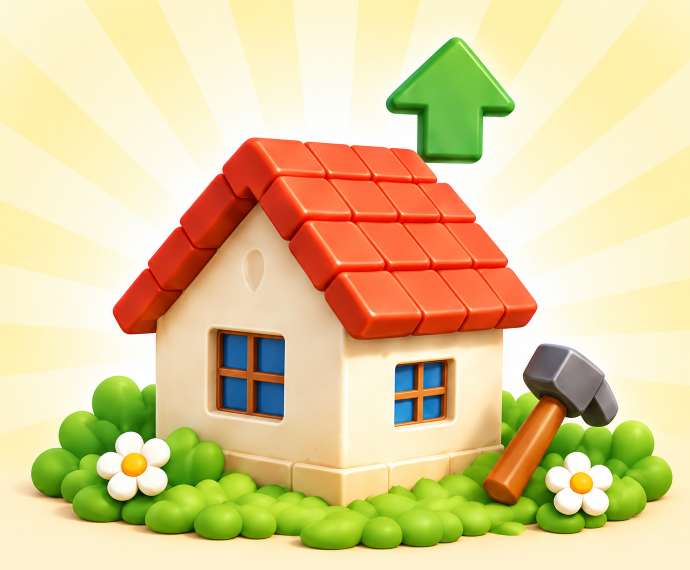
#> input picture design/screens/assets-event-faces-v1/raw/art-v3-event_build.png, 1380 x 1140 px, given in place of avatars_sheet.png, which was not available (shown at 1/2 size)
$ python continue_assets.py initial
#> lines starting #> are read from the running program, lines starting #| are printed output that depends on the picture; pictures that were not available may be replaced by others from this repository, and a replacement may not be noted
"""PIL only. Non-destructive sprite extraction, magenta dematte and audit.
All mutations are confined to assets-v3; README is updated separately by append.
"""
from pathlib import Path
from collections import Counter, deque
import argparse, hashlib, json, math
from PIL import Image, ImageDraw, ImageFont, ImageFilter, ImageOps

ROOT = Path(__file__).resolve().parents[1]
SCREEN = ROOT.parent
for sub in ('png', 'previews', 'comparisons', 'raw', 'references'):
    (ROOT/sub).mkdir(exist_ok=True)

def dump(path, obj):
    path.write_text(json.dumps(obj, ensure_ascii=False, indent=2)+'\n', encoding='utf-8')

def key_magenta(im):
    im = im.convert('RGBA')
    out=[]
    for r,g,b,a in im.getdata():
        diff=min(r,b)-g
        if r>210 and b>200 and diff>185:
            out.append((0,0,0,0)); continue
        if r>175 and b>140 and diff>100:
            opacity=max(0., min(1., (255-diff)/155))
            if opacity<.035:
                out.append((0,0,0,0)); continue
            r=round(max(0,min(255,(r-255*(1-opacity))/opacity)))
            b=round(max(0,min(255,(b-255*(1-opacity))/opacity)))
            g=round(max(0,min(255,g/opacity)))
            a=round(a*opacity)
        out.append((r,g,b,a))
#> this loop made 1573200 passes
#> (r, g, b, diff) on passes 1 to 3: (253, 248, 213, -35), (254, 249, 217, -32), (254, 248, 216, -32)
#> after the loop, out = 1573200 items
    im.putdata(out)
    # Remove remaining magenta spill only in the two-pixel silhouette band.
    alpha=im.getchannel('A'); inner=alpha.filter(ImageFilter.MinFilter(5))
#> after `alpha = im.getchannel('A')`: alpha: PIL image 1380x1140 L; every value is 255
    cleaned=[]; changed=0
    for (r,g,b,a),inside in zip(im.getdata(),inner.getdata()):
        if a and inside<245 and r>160 and b>150 and min(r,b)-g>70:
            r=min(r,g+35); b=min(b,g+35); changed+=1
        cleaned.append((r,g,b,a))
#> this loop made 1573200 passes
#> (r, g, b) on passes 1 to 3: (253, 248, 213), (254, 249, 217), (254, 248, 216)
#> after the loop, changed = 0; cleaned = 1573200 items
#> in split_sheet, `im,changed=key_magenta(Image.open(ROOT/'raw'/filename))`: changed = 0
    im.putdata(cleaned)
    return im,changed

# [11 lines left out: function audit, not called in this run]

def save_asset(key, im, raw, origin='还原', note='', status='待确认', resize=None, extra=None):
    dest=ROOT/'png'/(key+'.png')
    reg=ROOT/'manifest.json';records=json.loads(reg.read_text(encoding='utf-8')) if reg.exists() else []
    previous=next((r for r in records if r['key']==key),None)
    if dest.exists() and (not previous or hashlib.sha256(dest.read_bytes()).hexdigest()!=previous['sha256']):
        raise RuntimeError('Refusing to overwrite external or modified asset '+str(dest))
    im=im.convert('RGBA');bb=im.getchannel('A').getbbox()
    if not bb: raise RuntimeError('Empty sprite '+key)
    im=im.crop(bb)
    native=list(im.size)
    if resize:
        im=im.resize(tuple(resize),Image.Resampling.LANCZOS)
    im=ImageOps.expand(im,border=8,fill=(0,0,0,0));im.save(dest)
    inv={i['key']:i for i in json.loads((ROOT/'inventory.json').read_text(encoding='utf-8'))}
    rec=inv.get(key,dict(key=key,category='derived',stage=1,display=[64,64],source=None,bbox=None,nine_slice=False,slice_margin=None)).copy()
    rec.update(file='png/'+key+'.png',raw=raw,origin=origin,quality_status=status,difference=note,native_sprite_size=native,qa=audit(im),sha256=hashlib.sha256(dest.read_bytes()).hexdigest())
    if extra: rec.update(extra)
    records=[r for r in records if r['key']!=key];records.append(rec);dump(reg,records)
    return rec

def components(im):
    w,h=im.size; mask=bytearray(1 if v>32 else 0 for v in im.getchannel('A').getdata()); found=[]
#> after `w, h = im.size`: w = 1380; h = 1140
    for pos in range(w*h):
        if not mask[pos]:continue
        mask[pos]=0;q=deque([pos]);area=0;left=w;top=h;right=bottom=0
        while q:
            p=q.popleft();x=p%w;y=p//w;area+=1
            left=min(left,x);top=min(top,y);right=max(right,x+1);bottom=max(bottom,y+1)
            for n in ((p-1 if x else -1),(p+1 if x<w-1 else -1),(p-w if y else -1),(p+w if y<h-1 else -1)):
                if n>=0 and mask[n]:mask[n]=0;q.append(n)
        if area>12:found.append((area,(left,top,right,bottom)))
#> after the loop, found = [(1573200, (0, 0, 1380, 1140))]
    return sorted(found,reverse=True)

def split_sheet(filename, keys, cols, rows, status='待确认', note='忠实还原候选；细节与参考存在差异，需人工确认。'):
    im,changed=key_magenta(Image.open(ROOT/'raw'/filename))
    cs=components(im); main=cs[:len(keys)]
#> after `cs = components(im)`: cs = [(1573200, (0, 0, 1380, 1140))]
#> after `main = cs[:len(keys)]`: main = [(1573200, (0, 0, 1380, 1140))]
    # Include detached parts (trade arrows, gear dots, glints) with nearest main.
    for area,b in cs[len(keys):]:
        cx=(b[0]+b[2])/2;cy=(b[1]+b[3])/2
        j=min(range(len(main)),key=lambda j:(cx-(main[j][1][0]+main[j][1][2])/2)**2+(cy-(main[j][1][1]+main[j][1][3])/2)**2)
        old=main[j][1];ox=(old[0]+old[2])/2;oy=(old[1]+old[3])/2
        if math.hypot(cx-ox,cy-oy)<max(old[2]-old[0],old[3]-old[1])*1.15:
            main[j]=(main[j][0]+area,(min(old[0],b[0]),min(old[1],b[1]),max(old[2],b[2]),max(old[3],b[3])))
#> this loop made 0 passes
    main.sort(key=lambda c:(c[1][1]+c[1][3])/2)
    ordered=[]
    for r in range(rows):ordered.extend(sorted(main[r*cols:(r+1)*cols],key=lambda c:(c[1][0]+c[1][2])/2))
#> after the loop, ordered = [(1573200, (0, 0, 1380, 1140))]
    result=[]
    for n,key in enumerate(keys):
        # Connected components, not equal-sized grid cuts, determine each sprite.
        b=ordered[n][1];window=(max(0,b[0]-2),max(0,b[1]-2),min(im.width,b[2]+2),min(im.height,b[3]+2))
        crop=im.crop(window)
        result.append(save_asset(key,crop,'raw/'+filename,note=note,status=status,extra={'sheet_search_window':list(window),'sheet_despill_pixels':changed}))
#> this loop made 1 pass
#> pass 1, in save_asset, `im = ImageOps.expand(im, border=8, fill=(0, 0, 0, 0))`:
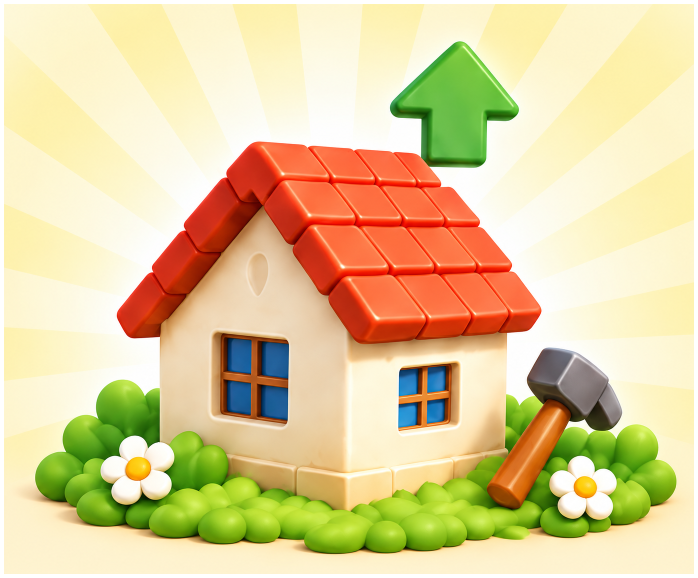
#> im: PIL image 1396x1156 RGBA (shown at 1/2 size); mean R, G, B, A 217.7, 199, 149, 248.6; transparent parts drawn white
#> after the loop, result = []
    return result

# [41 lines left out: functions split_windows, nine_extend, extend_ui, font, not called in this run]

def fit(im, box):
    im=im.copy();im.thumbnail(box,Image.Resampling.LANCZOS);return im

# [54 lines left out: function reports, not called in this run]

if __name__=='__main__':
    p=argparse.ArgumentParser();p.add_argument('action',choices=['initial','reports']);args=p.parse_args()
    if args.action=='initial':
#> (the run stopped early here; a loop or call above may not have finished)

$ run again, on design/screens/assets-event-faces-v1/raw/art-v3-lucky-face-candidate-1.png
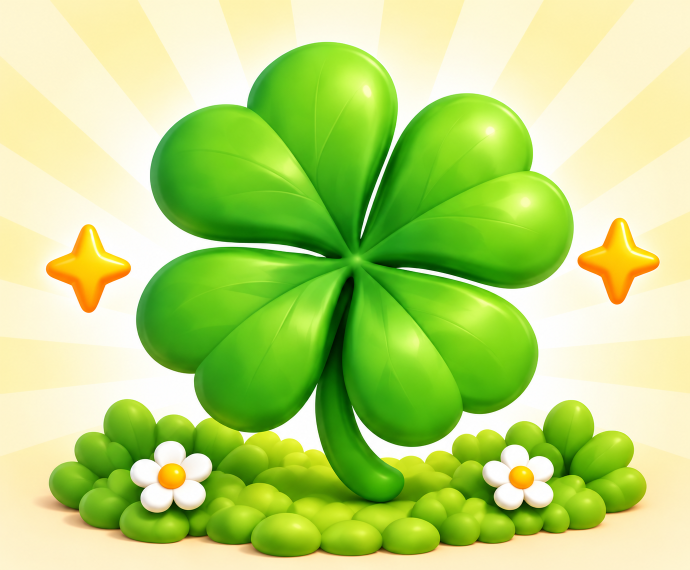
#> input picture design/screens/assets-event-faces-v1/raw/art-v3-lucky-face-candidate-1.png, 1380 x 1140 px, given in place of avatars_sheet.png, which was not available (shown at 1/2 size)
#> the loop in key_magenta, `for r,g,b,a in im.getdata():` made 1573200 passes
#> (r, g, b, diff) on passes 1 to 3: (253, 245, 204, -41), (254, 247, 209, -38), (253, 246, 208, -38)
#> after the loop in key_magenta, `for r,g,b,a in im.getdata():`: out = 1573200 items
#> alpha: PIL image 1380x1140 L; every value is 255
#> the loop in key_magenta, `for (r,g,b,a),inside in zip(im.getdata(),inner.getdata()):` made 1573200 passes
#> (r, g, b) on passes 1 to 3: (253, 245, 204), (254, 247, 209), (253, 246, 208)
#> after the loop in key_magenta, `for (r,g,b,a),inside in zip(im.getdata(),inner.getdata()):`: changed = 0; cleaned = 1573200 items
#> in split_sheet, `im,changed=key_magenta(Image.open(ROOT/'raw'/filename))`: changed = 0
#> after the loop in components, `for pos in range(w*h):`: found = [(1573200, (0, 0, 1380, 1140))]
#> the loop in split_sheet, `for n,key in enumerate(keys):` made 1 pass
#> pass 1, in save_asset, `im = ImageOps.expand(im, border=8, fill=(0, 0, 0, 0))`:
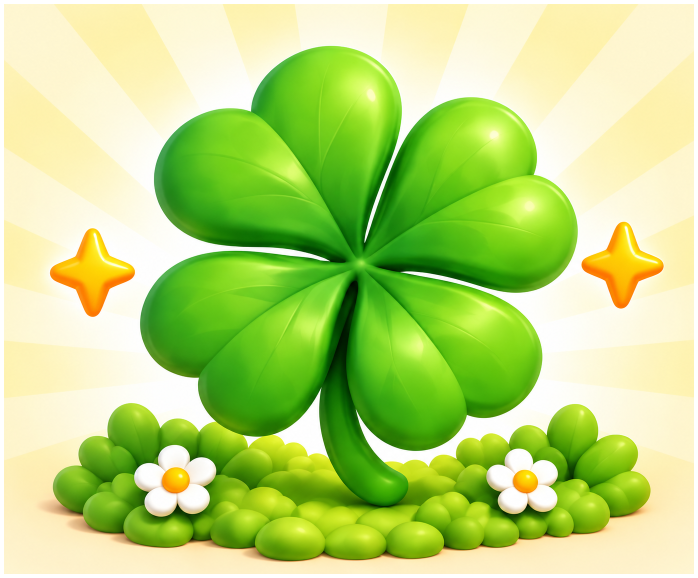
#> im: PIL image 1396x1156 RGBA (shown at 1/2 size); mean R, G, B, A 179.6, 210.3, 118, 248.6; transparent parts drawn white
#> after the loop in split_sheet, `for n,key in enumerate(keys):`: result = []

$ run again, on design/screens/assets-event-faces-v1/raw/art-v3-lucky_face.png
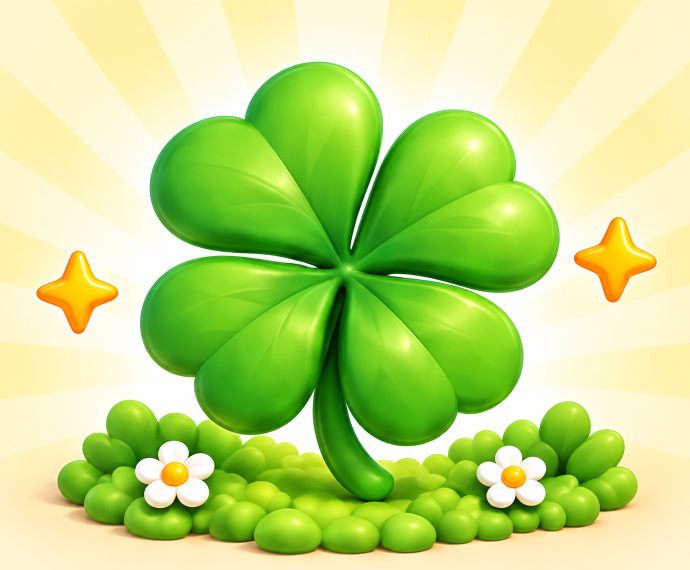
#> input picture design/screens/assets-event-faces-v1/raw/art-v3-lucky_face.png, 1380 x 1140 px, given in place of avatars_sheet.png, which was not available (shown at 1/2 size)
#> the loop in key_magenta, `for r,g,b,a in im.getdata():` made 1573200 passes
#> (r, g, b, diff) on passes 1 to 3: (253, 244, 201, -43), (254, 246, 206, -40), (253, 245, 205, -40)
#> after the loop in key_magenta, `for r,g,b,a in im.getdata():`: out = 1573200 items
#> alpha: PIL image 1380x1140 L; every value is 255
#> the loop in key_magenta, `for (r,g,b,a),inside in zip(im.getdata(),inner.getdata()):` made 1573200 passes
#> (r, g, b) on passes 1 to 3: (253, 244, 201), (254, 246, 206), (253, 245, 205)
#> after the loop in key_magenta, `for (r,g,b,a),inside in zip(im.getdata(),inner.getdata()):`: changed = 0; cleaned = 1573200 items
#> in split_sheet, `im,changed=key_magenta(Image.open(ROOT/'raw'/filename))`: changed = 0
#> after the loop in components, `for pos in range(w*h):`: found = [(1573200, (0, 0, 1380, 1140))]
#> the loop in split_sheet, `for n,key in enumerate(keys):` made 1 pass
#> pass 1, in save_asset, `im = ImageOps.expand(im, border=8, fill=(0, 0, 0, 0))`:
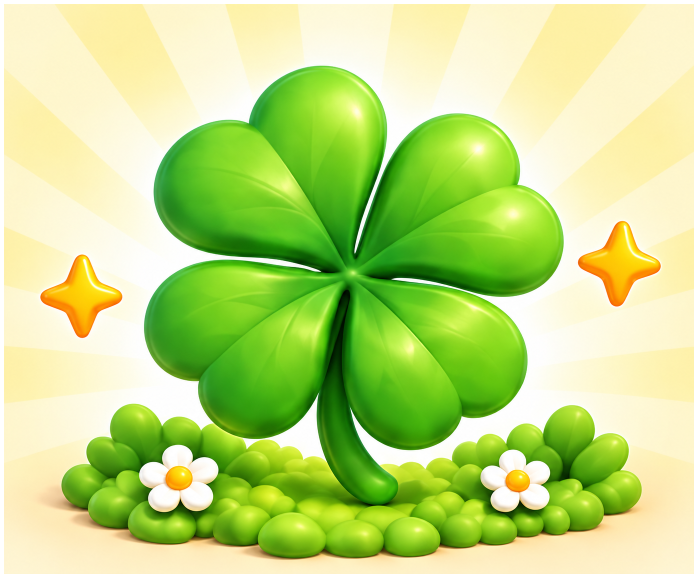
#> im: PIL image 1396x1156 RGBA (shown at 1/2 size); mean R, G, B, A 185.6, 212.9, 125, 248.6; transparent parts drawn white
#> after the loop in split_sheet, `for n,key in enumerate(keys):`: result = []

$ run again, on design/screens/assets-event-faces-v1/raw/art-v3-unlucky_face.png
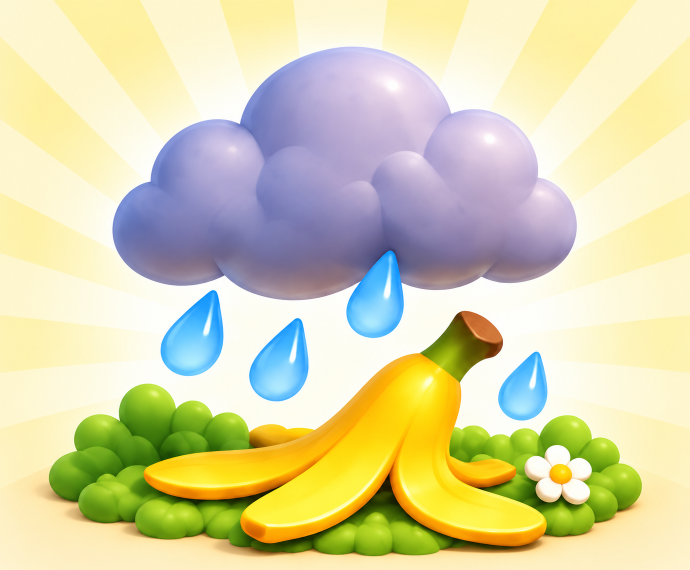
#> input picture design/screens/assets-event-faces-v1/raw/art-v3-unlucky_face.png, 1380 x 1140 px, given in place of avatars_sheet.png, which was not available (shown at 1/2 size)
#> the loop in key_magenta, `for r,g,b,a in im.getdata():` made 1573200 passes
#> (r, g, b, diff) on passes 1 to 3: (253, 246, 208, -38), (254, 247, 212, -35), (254, 246, 211, -35)
#> after the loop in key_magenta, `for r,g,b,a in im.getdata():`: out = 1573200 items
#> alpha: PIL image 1380x1140 L; every value is 255
#> the loop in key_magenta, `for (r,g,b,a),inside in zip(im.getdata(),inner.getdata()):` made 1573200 passes
#> (r, g, b) on passes 1 to 3: (253, 246, 208), (254, 247, 212), (254, 246, 211)
#> after the loop in key_magenta, `for (r,g,b,a),inside in zip(im.getdata(),inner.getdata()):`: changed = 0; cleaned = 1573200 items
#> in split_sheet, `im,changed=key_magenta(Image.open(ROOT/'raw'/filename))`: changed = 0
#> after the loop in components, `for pos in range(w*h):`: found = [(1573200, (0, 0, 1380, 1140))]
#> the loop in split_sheet, `for n,key in enumerate(keys):` made 1 pass
#> pass 1, in save_asset, `im = ImageOps.expand(im, border=8, fill=(0, 0, 0, 0))`:
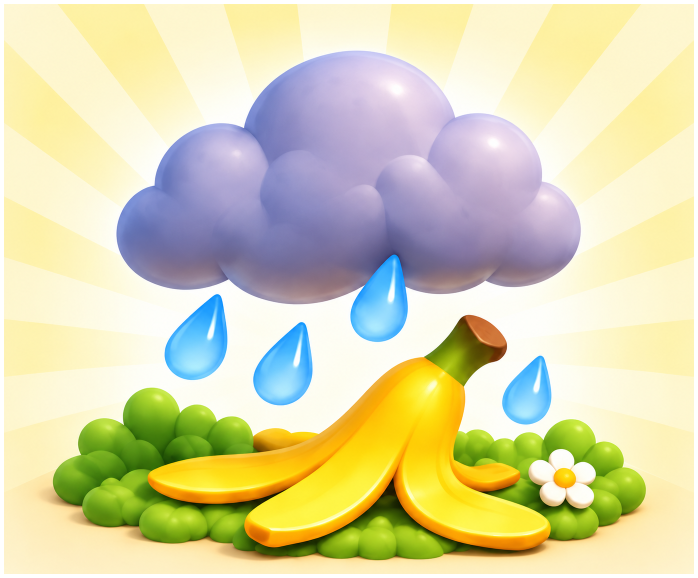
#> im: PIL image 1396x1156 RGBA (shown at 1/2 size); mean R, G, B, A 210.5, 206.7, 165.9, 248.6; transparent parts drawn white
#> after the loop in split_sheet, `for n,key in enumerate(keys):`: result = []
